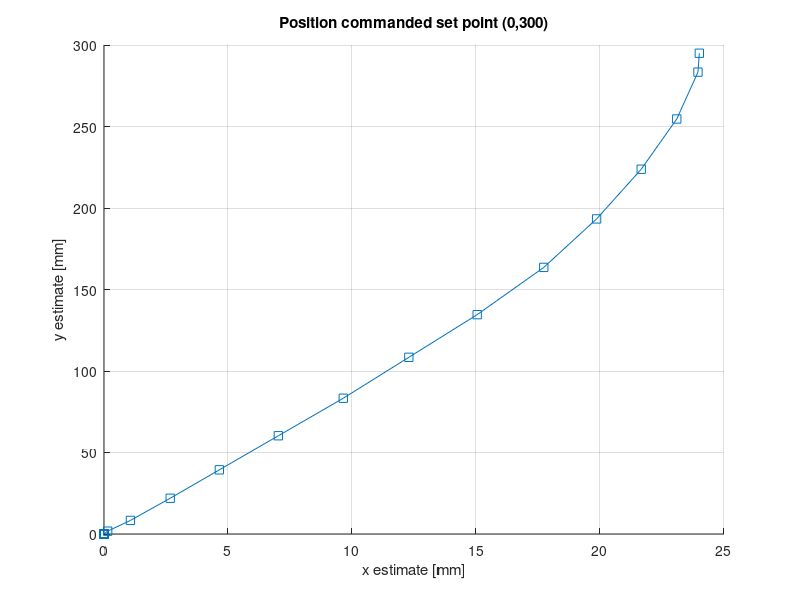
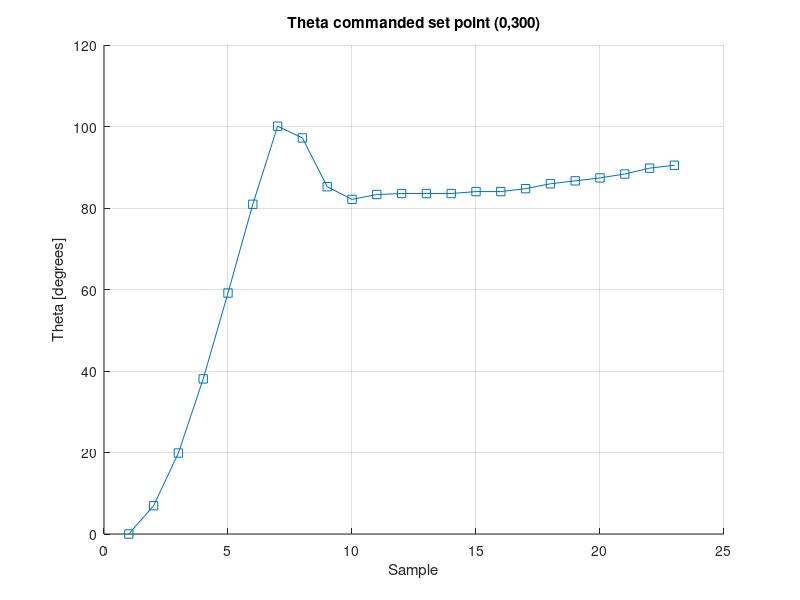

Write MATLAB code to recreate these figures, in order.
fileID = fopen('commanded90degree0x300y.txt','r');
formatSpec = '%f %f';

sizeA = [3 Inf];

A = fscanf(fileID,formatSpec,sizeA);

figure(1);
hold on;
title('Position commanded set point (0,300)');
xlabel('x estimate [mm]');
ylabel('y estimate [mm]');
h = plot(A(1,:),A(2,:));
set(h,'Marker','square');
grid on;
hold off;

figure(2);
hold on;
title('Theta commanded set point (0,300)');
ylabel('Theta [degrees]');
xlabel('Sample');
h = plot(A(3,:));
set(h,'Marker','square');
grid on;
hold off;
